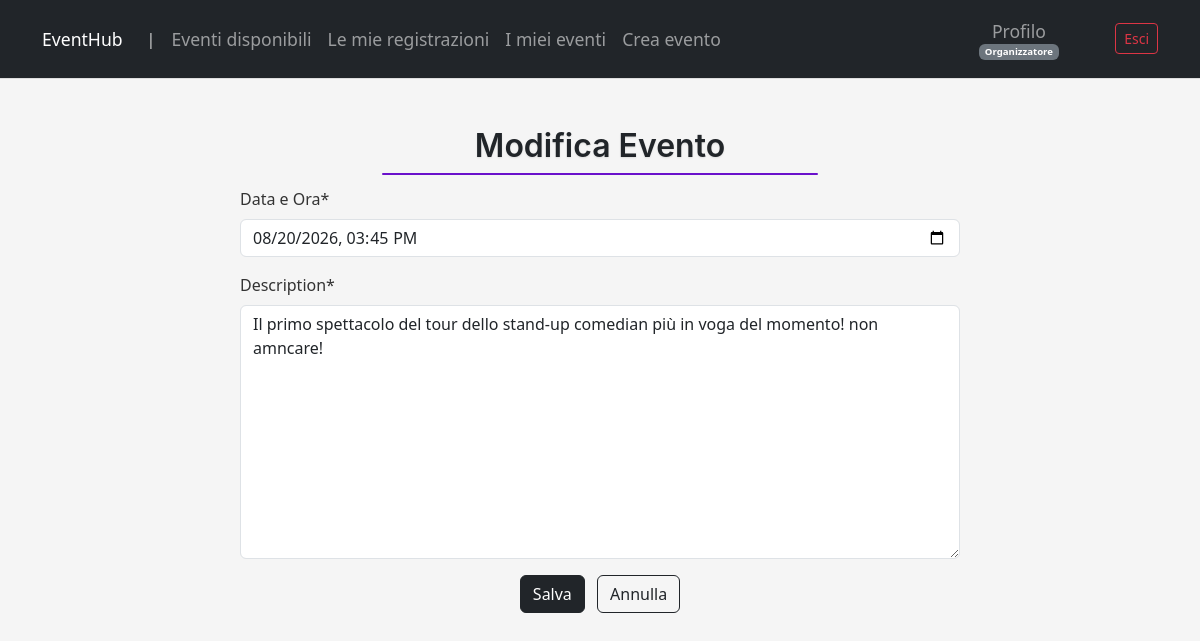
The app's page /edit_event/8/ (signed in), older data.
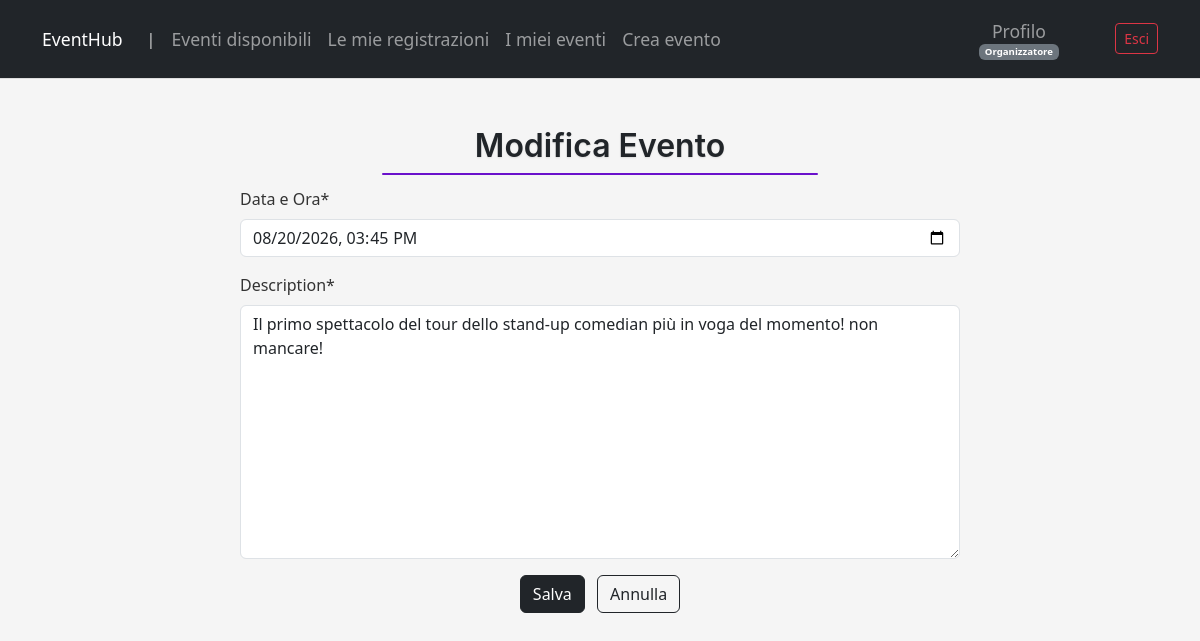
The same page, newer data.
### eventhub/services/models.py (models this page shows, shortened)
class Event(models.Model):
    title = models.CharField(max_length=50)
    description = models.TextField()
    date = models.DateTimeField()
    location = models.CharField(max_length=100)
    max_capacity = models.PositiveIntegerField(null=True, blank=True)
    organizer = models.ForeignKey(
        settings.AUTH_USER_MODEL,
        on_delete=models.CASCADE,
        related_name='organized_events',
        limit_choices_to={'user_type': 'organizer'}
    )

### eventhub/services/views.py (the view, shortened to what this page needs)
# urls.py: path('edit_event/<int:pk>/', EventUpdateView.as_view(), name='edit_event'),
class EventUpdateView(LoginRequiredMixin, OrganizerRequiredMixin, UpdateView):
    model = Event
    form_class = EditEventForm
    template_name = 'services/edit_event.html'
    def get_queryset(self):
        return Event.objects.filter(organizer=self.request.user)

### eventhub/services/forms.py (shortened to what this page needs)
class EditEventForm(forms.ModelForm):
    date = forms.DateTimeField(
        input_formats=['%Y-%m-%dT%H:%M', '%d/%m/%Y %H:%M', '%Y-%m-%d %H:%M'],
        widget=forms.DateTimeInput(format='%Y-%m-%dT%H:%M', attrs={'type': 'datetime-local'}),
        label="Data e Ora"
    )
    class Meta:
        model = Event
        fields = ['date', 'description']

### eventhub/services/permissions.py (called while the page is built)
def is_organizer(user):
    return user.user_type == 'organizer'

    def dispatch(self, request, *args, **kwargs):
        if not (is_organizer(request.user) or is_admin(request.user)):
            raise PermissionDenied("Solo gli organizzatori o amministratori possono accedere a questa pagina")
        return super().dispatch(request, *args, **kwargs)

### eventhub/services/templates/services/edit_event.html (shortened to what this page needs)
{% extends "services/base.html" %}
{% load crispy_forms_tags %}
{% block content %}
<div class="container mt-5">
    <h2 class="page-title">Modifica Evento</h2>
    <div class="row justify-content-center">
        <div class="col-md-8">
            <form method="post">
                {{ form|crispy }}
                <div class="mt-3 text-center">
                    <button type="submit" class="btn btn-dark">Salva</button>
                    <a href="{% url 'my_organized_events' %}" class="btn btn-outline-dark ms-2">Annulla</a>
                </div>
            </form>
        </div>
    </div>
</div>
{% endblock %}

Row changes from the older to the newer data that the page shows:
changed Event: description "Il primo spettacolo del tour dello stand-up comedian più in voga del momento! non amncare!" → "Il primo spettacolo del tour dello stand-up comedian più in voga del momento! non mancare!"
